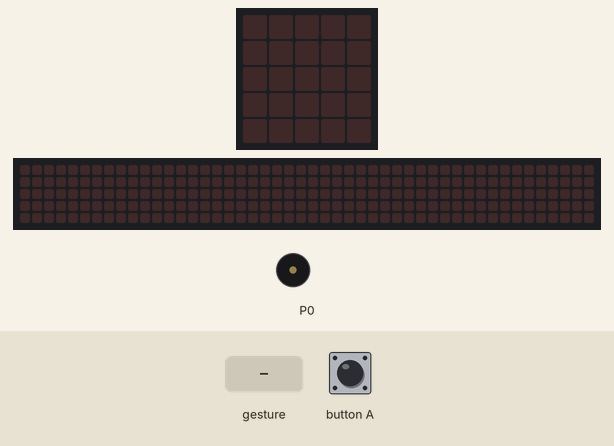
Bench run of a program on a simulated BBC micro:bit (MakeCode). Parts: the board's 5×5 LED display, a strip that is not on the board, showing the scrolling text unrolled, buzzer (waves = sounding). Inputs (shaded band) come from the test bench. A tilt is held for 1.5 s and a shake lasts 1 s, then the board lies face up again; the 48×5 strip is a reading aid, not a part: it shows the text the display is scrolling, unrolled, one strip-width of it at a time.

Above: at 1.2 s.
1.3 s: button A pressed for 0.15 s
At 1.52 s:
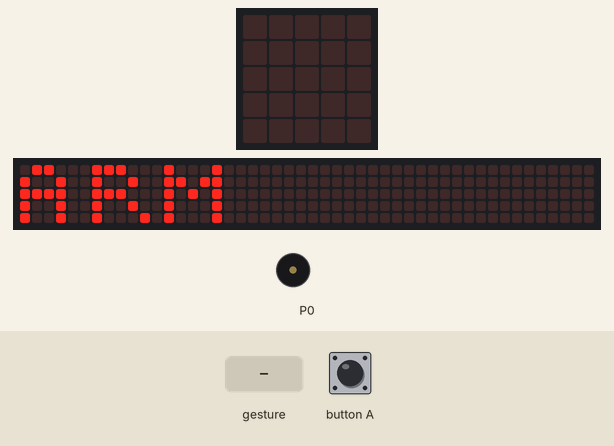
4.3 s: gesture 'shake'
At 7.1 s:
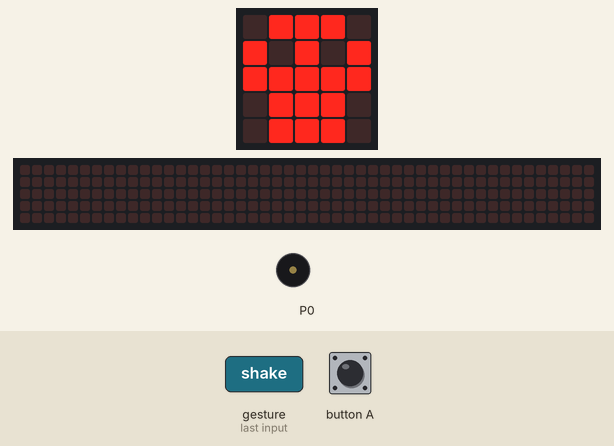
7.3 s: button A pressed for 0.15 s
At 7.62 s:
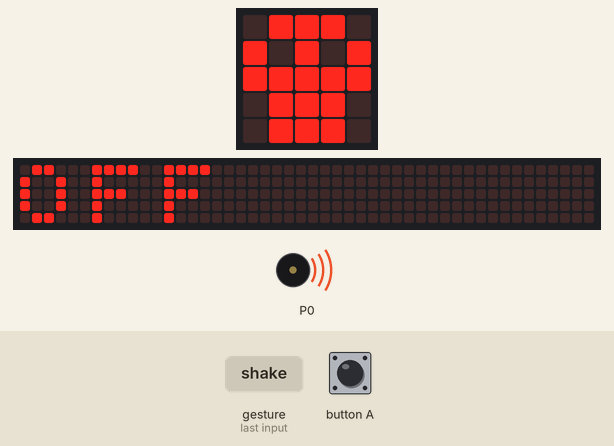
10.3 s: button A pressed for 0.15 s
At 10.92 s:
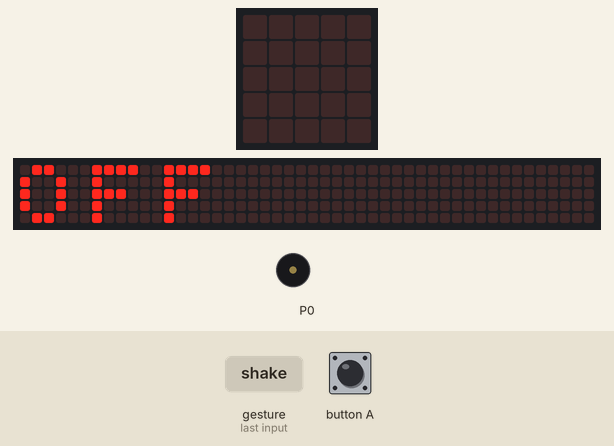
13.3 s: button A pressed for 0.15 s
At 14.97 s:
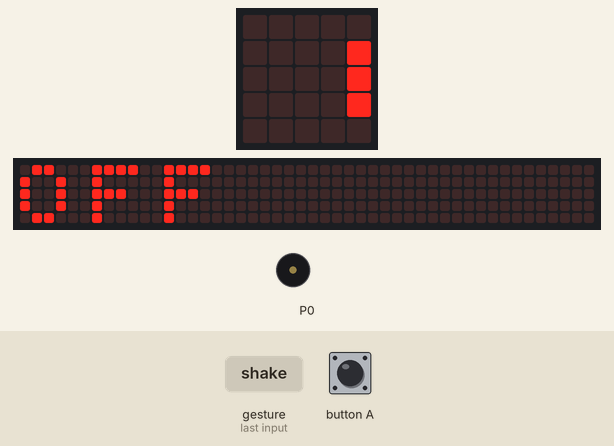
19.3 s: button A pressed for 0.15 s
At 19.53 s:
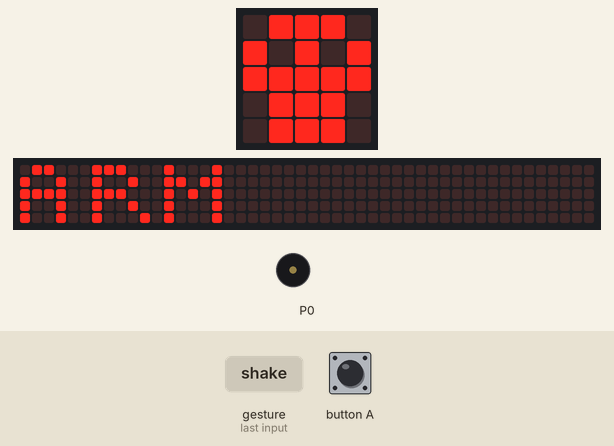
Timing chart, 0 to 22.3 s (numbered marks = the images above; inputs shaded):
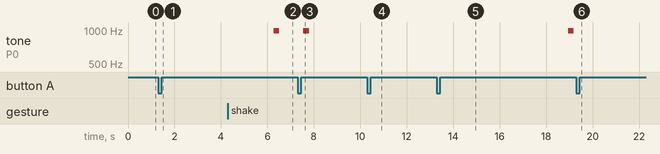

Measured:
- after the input at 1.3 s, the display: changes after 0.15 s (image 1)
- after the input at 4.3 s, tone on P0: silent → 988 Hz after 2.0 s, → silent 0.25 s later; the display: first differs from a run without the input after 1.4 s (image 2)
- after the input at 7.3 s, tone on P0: goes on until 7.8 s, then stays silent; the display: changes after 0.25 s (image 3)
- after the input at 10.3 s, tone on P0: stays silent (without the input it goes to 988 Hz after 1.4 s)
- after the input at 13.3 s, the display: first differs from a run without the input after 1.4 s (image 5 shows a later state)
- after the input at 19.3 s, the display: changes after 0.15 s (image 6)
- what the display in image 4 shows lasts 0.4 s, from 10.7 s to 11.1 s

The program:

main.ts
```typescript
let armed = false
let alarm = false
input.onButtonPressed(Button.A, function () {
    armed = !(armed)
    if (armed) {
        basic.showString("ARM")
    } else {
        basic.showString("OFF")
        alarm = false
        music.stopAllSounds()
        pins.digitalWritePin(DigitalPin.P0, 0)
    }
})
input.onGesture(Gesture.Shake, function () {
    if (armed) {
        alarm = true
    }
})
basic.forever(function () {
    if (alarm) {
        basic.showIcon(IconNames.Skull)
        music.playTone(988, music.beat(BeatFraction.Half))
        pins.digitalWritePin(DigitalPin.P0, 1)
        basic.pause(200)
        pins.digitalWritePin(DigitalPin.P0, 0)
        basic.pause(200)
    } else if (armed) {
        basic.showIcon(IconNames.SmallDiamond)
    } else {
        basic.clearScreen()
    }
})
```

test.ts
```typescript
// les tests vont ici ; cela ne sera pas compilé si ce paquet est utilisé en tant qu'extension.
```
